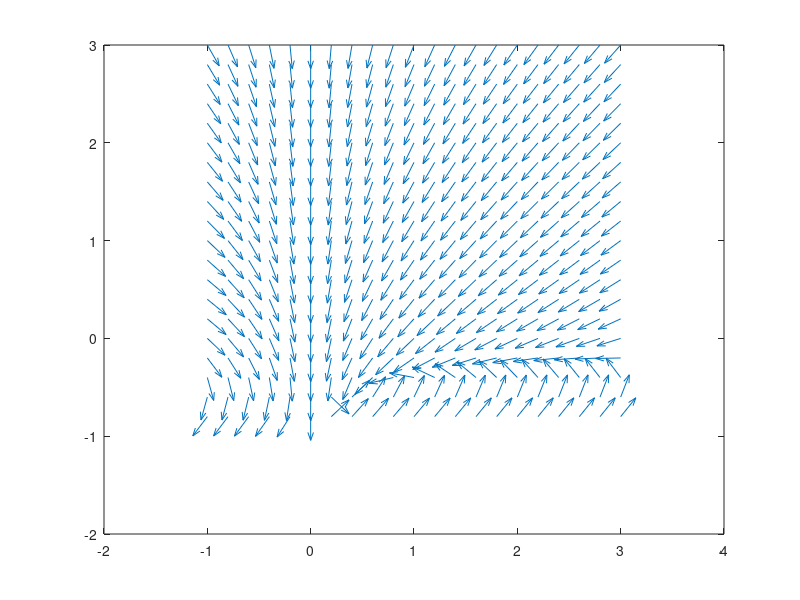

Recreate this plot in MATLAB. (Note: this script raises an error after producing the figure.)
x = -1:0.2:3;
y = -1:0.2:3;

a1 = -1;
a2 = -1;

for i = 1:length(x)
    for j = 1:length(y)
        u(i,j) = a1*y(j)/(1+y(j))*x(i)-x(i);
        v(i,j) = -y(j)/(1+y(j))*x(i)-y(j)+a2;
        
        % scale arrows to same length
        c = sqrt(u(i,j)^2 + v(i,j)^2); 
        u(i,j) = .5*u(i,j)/c;
        v(i,j) = .5*v(i,j)/c;
    end
end

u = u';
v = v';

% if not running try 'clear u v' and run it again
% something "matlab storing memory Weird" thing ig
quiver(x, y, u, v)
hold on

[t, Z] = ode45(@func, [0,15], [0.5,0.5]);
plot(Z(:,1), Z(:,2))
hold off
title("Bacteria Density vs Nutrient Concentration")
xlabel("Bacteria Density");
ylabel("Nutrient Concentration");

% plotting solution over time (ode45)
function h = func(t, Y)
    x = Y(1);
    y = Y(2);
    a1 = -1;
    a2 = -1;
    h(1) = a1 *(y/(1+y))* x - x;
    h(2) = -1 *(y/(1+y))* x - y + a2;
    h = h';
end